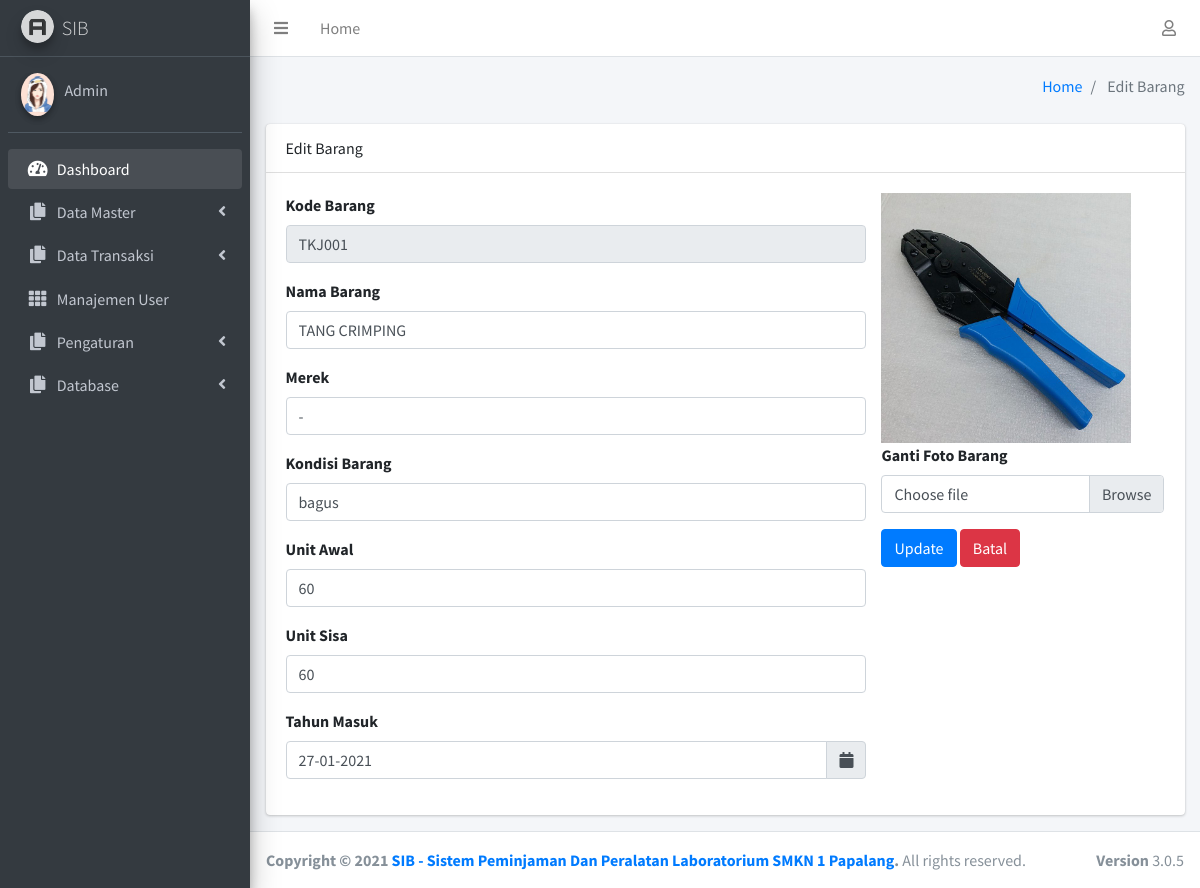
The app's page /admin/editbarang?id=9 (signed in) with its own data.
### tables this page shows
CREATE TABLE `barang` (
  `id_barang` int(11) NOT NULL,
  `kodebarang` varchar(100) NOT NULL,
  `namabarang` varchar(100) NOT NULL,
  `kondisibarang` varchar(300) NOT NULL,
  `merek` varchar(100) NOT NULL,
  `stok` varchar(100) NOT NULL,
  `stoksisa` varchar(200) NOT NULL,
  `tahun` varchar(100) NOT NULL,
  `gambar` varchar(200) NOT NULL,
  `jurusan` varchar(100) NOT NULL
);

### admin/editbarang.php (the view, shortened to what this page needs)
<?php
include "global_header.php"; ?>
<div class="content">
    <div class="container-fluid">
        <div class="row">
            <div class="col-lg-12">
                <div class="card">
                    <div class="card-header">Edit Barang</div>
                    <div class="card-body">
                    <?php
                    $query = $koneksi->query("SELECT * FROM barang WHERE id_barang = '$_GET[id]'");
                    if(is_array($query) || is_object($query)){
                    foreach ($query as $data) {
                    ?>
                        <form action="prosesedit.php?id=<?= $_GET['id'];?>" method="post" enctype="multipart/form-data">
                            <div class="row">
                                <div class="col-md-8">
                                <div class="form-group">
                                        <label>Kode Barang</label>
                                        <input class="form-control" name="kodebarang" id="kodebarang" type="text"
                                            value="<?= $data['kodebarang']; ?>" readonly>
                                    </div>
                                    <div class="form-group">
                                        <label>Nama Barang</label>
                                        <input class="form-control" name="namabarang" id="nama" type="text"
                                            value="<?= $data['namabarang']; ?>" placeholder="Masukkan Nama Barang">
                                    </div>
                                    <div class="form-group">
                                        <label>Merek</label>
                                        <input class="form-control" name="merek" id="harga" type="text"
                                            value="<?= $data['merek']; ?>" placeholder="Masukkan merek barang">
                                    </div>
                                    <div class="form-group">
                                        <label>Kondisi Barang</label>
                                        <input class="form-control" name="kondisibarang" id="harga" type="text"
                                            value="<?= $data['kondisibarang']; ?>" placeholder="Masukkan kondisi barang">
                                    </div>
                                    <div class="form-group">
                                        <label>Unit Awal</label>
                                        <input class="form-control" name="stok" id="stok" type="number"
                                            value="<?= $data['stok']; ?>" placeholder="Masukkan jumlah stok">
                                    </div>
                                    <div class="form-group">
                                        <label>Unit Sisa</label>
                                        <input class="form-control" name="stoksisa" id="stok" type="number"
                                            value="<?= $data['stoksisa']; ?>" placeholder="Masukkan jumlah stok">
                                    </div>
                                    <div class="form-group">
                                        <label>Tahun Masuk</label>
                                        <div class="input-group date" id="reservationdate" data-target-input="nearest">
                                            <input name="tahun" type="text" class="form-control datetimepicker-input"
                                                value="<?= $data['tahun']; ?>" data-target="#reservationdate">
                                            <div class="input-group-append" data-target="#reservationdate"
                                                data-toggle="datetimepicker">
                                                <div class="input-group-text"><i class="fa fa-calendar"></i></div>
                                            </div>
                                        </div>
                                    </div>
                                </div>
                                <div class="col-md-4">
                                        <img src="./img/barang/<?= $data['gambar']; ?>" style="
    width: 250px;
" alt="">
                                        <div class="form-group">
                                        <label for="foto">Ganti Foto Barang</label>
                                        <div class="custom-file">
                                            <label class="custom-file-label" for="customFile">Choose file</label>
                                        </div>
                                    </div>
                                    <div class="form-group form-actions">
                                        <input class="btn btn-primary"  type="submit" value="Update">
                                        <input class="btn btn-danger" id="reset" type="reset" value="Batal"
                                            onclick="self.history.back()">
                                    </div>
                                </div>
                            </div>
                        </form>
                        <?php }} ?>
                    </div>
                </div>
            </div>
        </div>
    </div>
</div>
</div>
<?php include "global_footer.php"; ?>

### records on screen
barang: kodebarang "TKJ001", namabarang "TANG CRIMPING", merek "-", kondisibarang "bagus", stok "60", stoksisa "60", tahun "27-01-2021", gambar (picture)

### other values on screen
$_SESSION['nama_lengkap'] "Admin"
$halaman "Edit Barang"
